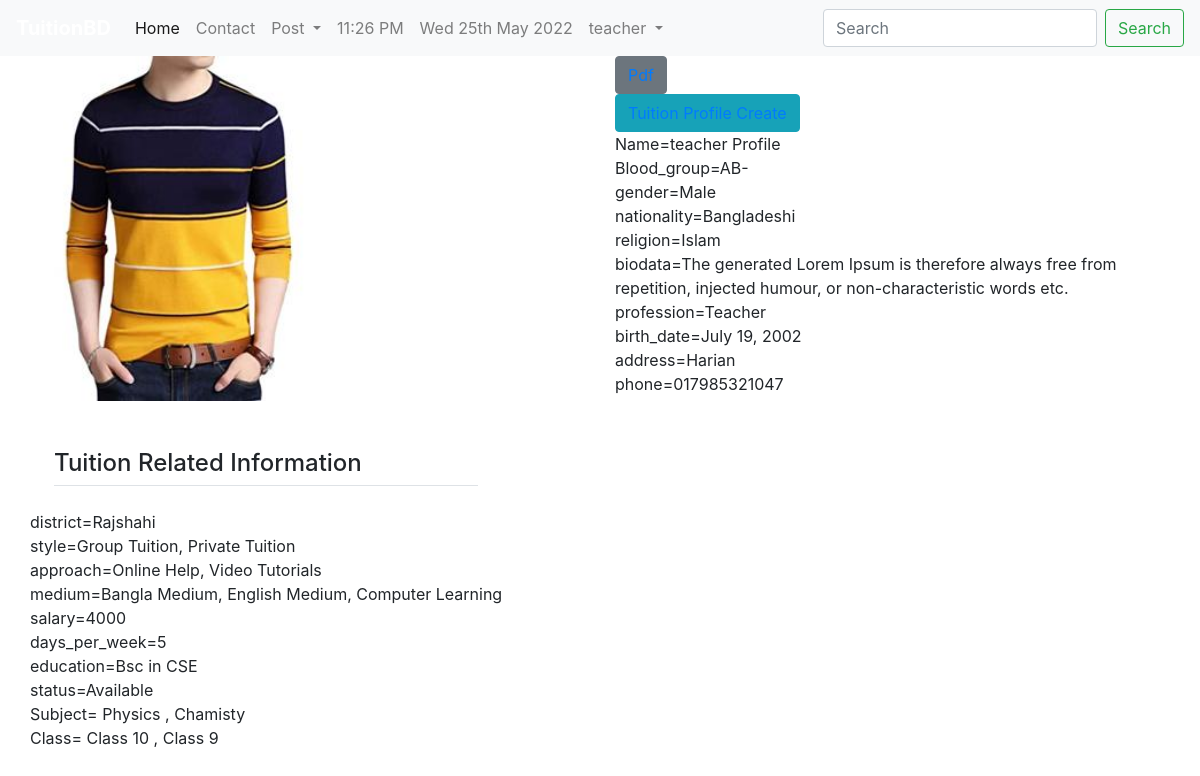
/session/otherprofile/teacher/, run on the app's committed database.
### session/models.py (models this page shows, shortened)
class UserProfile(models.Model):
    GENRE_CHOICES = (
        ('Male', 'MALE'),
        ('Female', 'FEMALE'),
    )
    CATEGORY=(
        ('Student', 'Student'),
        ('Teacher', 'Teacher'),
    )
    BLOOD_GROUP=(
        ('A+', 'A+'),
        ('A-', 'A-'),
        ('AB+', 'AB+'),
        ('AB-', 'AB-'),
        ('B+', 'B+'),
        ('B-', 'B-'),
        ('O+', 'O+'),
        ('O-', 'O-'),
    )
    user = models.OneToOneField(User,on_delete=models.CASCADE)
    birth_date = models.DateField()
    blood_group=models.CharField(max_length=3, choices=BLOOD_GROUP)
    gender = models.CharField(max_length=50, choices=GENRE_CHOICES)
    address = models.CharField(max_length=150)
    phone=models.CharField(max_length=13)
    nationality = models.CharField(max_length=30)
    religion = models.CharField(max_length=50)
    biodata=models.TextField()
    profession=models.CharField(max_length=50,choices=CATEGORY,null=True)
    image=models.ImageField(default='default.jpg', upload_to='session/images')
    def __str__(self):
        return f'{self.user.username} Profile'

class TuitionProfile(models.Model):
    STATUS = (
        ('Available', 'Available'),
        ('Busy', 'Busy'),
    )
    Choice_style = (
        ('Group_Tuition', 'Group Tuition'),
        ('Private_Tuition', 'Private Tuition'),
    )
    Choice_Place = (
        ('Class_Rooms', 'Class Rooms'),
        ('Coaching_Center', 'Coaching Center'),
        ('Home_Visit', 'Home Visit'),
        ('My_Place', 'My Place'),
    )
    Choice_Approach = (
        ('Online_Help', 'Online Help'),
        ('Phone_Help', 'Phone Help'),
        ('Provide_Hand_Notes', 'Provide Hand_Notes'),
        ('Video_Tutorials', 'Video Tutorials'),
    )
    Choice_Medium = (
        ('Bangla_Medium', 'Bangla Medium'),
        ('English_Medium', 'English Medium'),
        ('Arabic_Medium', 'Arabic Medium'),
        ('Hindi_Medium', 'Hindi Medium'),
        ('Sports_Section', 'Sports Section'),
        ('Singing_Section', 'Singing Section'),
        ('Dance_Section', 'Dance Section'),
        ('Extra Curricular Activities', 'Extra Curricular Activities'),
        ('Language Learning', 'Language Learning'),
        ('Computer Learning', 'Computer Learning'),
    )
    user = models.OneToOneField(User, on_delete=models.CASCADE, related_name='tuitionprofile')
    district = models.ForeignKey(District, on_delete=models.SET_NULL, null=True, related_name='district')
    style = MultiSelectField(choices=Choice_style, max_choices=3, max_length=100)
    place = MultiSelectField(choices=Choice_Place,max_choices=3, max_length=100)
    approach = MultiSelectField(choices=Choice_Approach,max_choices=3, max_length=100)
    medium = MultiSelectField(choices=Choice_Medium,max_choices=3, max_length=100)
    subject = models.ManyToManyField(Subject, related_name='subjects')
    class_in = models.ManyToManyField(Class_in, related_name='classes')
    salary = models.CharField(max_length=100)
    days_per_week=models.CharField(max_length=100)
    education = models.CharField(max_length=100)
    status = models.CharField(max_length=100, choices=STATUS)

### tuition/models.py (models this page shows, shortened)
class District(models.Model):
    name = models.CharField(max_length=100)
    def __str__(self):
        return self.name

class Subject(models.Model):
    name = models.CharField(max_length=100)
    def __str__(self):
        return self.name

class Class_in(models.Model):
    name = models.CharField(max_length=100)
    def __str__(self):
        return self.name

### session/views.py (the view)
# urls.py: path('otherprofile/<str:username>/', otherprofile, name='otherprofile'),
def otherprofile(request, username):
    user=User.objects.get(username=username)
    return render(request, 'session/otherprofile.html', {'user':user})

### templates/session/otherprofile.html
{% extends 'basic.html' %}
{% load crispy_forms_tags %}
{% block body %}
<div class="container">
  <div class="row">
    <div class="col">
      <img src="{{user.userprofile.image.url}}" class="w-50" alt="">
    </div>
    <div class="col">
      <button type="" class="btn btn-secondary" name=""><a href="/tuition/pdf">Pdf</a></button><br>
      <button type="" class="btn btn-info" name=""><a href="/session/tuitionpro">Tuition Profile Create</a></button>
      <br>
      Name={{user.userprofile}} <br>
      {% if user.userprofile %}
      Blood_group={{user.userprofile.blood_group}} <br>
      gender={{user.userprofile.gender}} <br>
      nationality={{user.userprofile.nationality}} <br>
      religion={{user.userprofile.religion}} <br>
      biodata={{user.userprofile.biodata}} <br>
      profession={{user.userprofile.profession}} <br>
      birth_date={{user.userprofile.birth_date}} <br>
      address={{user.userprofile.address}} <br>
      phone={{user.userprofile.phone}} <br>
      {% endif %}
    </div>
  </div>
  <div class="row">
    <div class="con-md-6">
      {% if user.tuitionprofile %}
      <div class="my-5">
      <b><h3 class="border-bottom m-4"><legend> Tuition Related Information</legend></h3></b>
      district={{user.tuitionprofile.district}} <br>
      style={{user.tuitionprofile.style}} <br>
      approach={{user.tuitionprofile.approach}} <br>
      medium={{user.tuitionprofile.medium}} <br>
      salary={{user.tuitionprofile.salary}} <br>
      days_per_week={{user.tuitionprofile.days_per_week}} <br>
      education={{user.tuitionprofile.education}} <br>
      status={{user.tuitionprofile.status}} <br>
      Subject= {% for s in user.tuitionprofile.subject.all %} {{s}}
      {% if not forloop.last %},{% endif %}
      {% endfor %}  <br>
      {% endif %}
      Class= {% for s in user.tuitionprofile.class_in.all %} {{s}}
      {% if not forloop.last %},{% endif %}
      {% endfor %}  <br>
    </div>
  </div>
</div>
{% endblock %}

### templates/basic.html (shortened to what this page needs)
<!doctype html>
<html lang="en">
  <head>
    {% load static %}
    {% load notifications_tags %}
    <link rel="stylesheet" href="https://stackpath.bootstrapcdn.com/bootstrap/4.3.1/css/bootstrap.min.css">
    <link rel="stylesheet" href="{% static 'css/style.css' %}">
  </head>
  <body>
    <nav class="navbar navbar-expand-lg navbar-light bg-light">
      <a class="navbar-brand" href="/">TuitionBD</a>
      <div class="collapse navbar-collapse" id="navbarSupportedContent">
        <ul class="navbar-nav mr-auto">
          <li class="nav-item active">
            <a class="nav-link" href="{% url 'homeview' %}">Home <span class="sr-only">(current)</span></a>
          </li>
          <li class="nav-item">
            <a class="nav-link" href="{% url 'tuition:contact' %}">Contact</a>
          </li>
            {% notifications_unread as unread_count %}
          <li class="nav-item dropdown">
            <a class="nav-link dropdown-toggle" href="#" id="navbarDropdown" role="button" data-toggle="dropdown" aria-haspopup="true" aria-expanded="false">
              Post
            </a>
          </li>
          <li class="nav-item">
            <a class="nav-link" href="">{% now "h:i A" %}</a>
          </li>
          <li class="nav-item">
            <a class="nav-link" href="">{% now "D jS F Y" %}</a>
          </li>
          {% if user.is_authenticated %}
          <li class="nav-item dropdown">
            <a class="nav-link dropdown-toggle" href="#" id="navbarDropdown" role="button" data-toggle="dropdown" aria-haspopup="true" aria-expanded="false">
              {{user.username}}
            </a>
          </li>
          {% endif %}
        </ul>
        <form method="post" action="/tuition/search/" class="form-inline my-2 my-lg-0">
          <input class="form-control mr-sm-2" type="search" placeholder="Search" name="search" aria-label="Search">
          <button class="btn btn-outline-success my-2 my-sm-0" type="submit">Search</button>
        </form>
      </div>
    </nav>
    {% block body %}
    {% endblock %}
  </body>
</html>

### static/CSS/style.css (style rules this page uses)
.navbar .navbar-brand { color: white; font-weight: bold; }

### data on the page
Subject: name "Physics"
Subject: name "Chamisty"
Class_in: name "Class 10"
Class_in: name "Class 9"

### other printed values
{{ user.username }} "teacher"
{{ user.userprofile }} "teacher Profile"
{{ user.userprofile.blood_group }} "AB-"
{{ user.userprofile.gender }} "Male"
{{ user.userprofile.nationality }} "Bangladeshi"
{{ user.userprofile.religion }} "Islam"
{{ user.userprofile.biodata }} "The generated Lorem Ipsum is therefore always free from repetition, injected humour, or non-characteristic words etc."
{{ user.userprofile.profession }} "Teacher"
{{ user.userprofile.birth_date }} "July 19, 2002"
{{ user.userprofile.address }} "Harian"
{{ user.userprofile.phone }} "017985321047"
{{ user.tuitionprofile.district }} "Rajshahi"
{{ user.tuitionprofile.style }} "Group Tuition, Private Tuition"
{{ user.tuitionprofile.approach }} "Online Help, Video Tutorials"
{{ user.tuitionprofile.medium }} "Bangla Medium, English Medium, Computer Learning"
